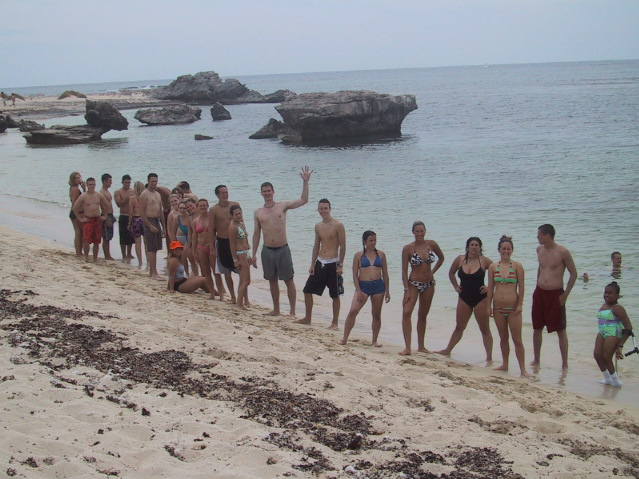
#> input picture datasets/testing_images/crop001842.png, 639 x 479 px, found by its file name
$ jupyter execute --allow-errors SlideUtil.ipynb   (shell and % lines are left out)   (Python 2 division)
#> lines starting #> are read from the running program, lines starting #| are printed output that depends on the picture
[cell 1]
%pylab inline
import sys, os
sys.path.append('../bin')
os.environ['PATH'] += (';../3rd-party/opencv/x64/vc12/bin')
os.environ['PATH'] += (';../packages/boost_serialization-vc120.1.55.0.16/lib/native/address-model-64/lib')
import cv2
import pickle
import pprint
import inspect
import object_recognition_toolkit as ort
import skimage.data, skimage.feature

[cell 2]
im = cv2.imread(r"..\datasets\testing_images\crop001842.png")
#> im is the input picture: shape (479, 639, 3); mean B, G, R 144.7, 143, 143.7
im = cv2.cvtColor(im, cv2.COLOR_BGR2RGB)
imshow(im)

[cell 3]
gray_im = cv2.cvtColor(im, cv2.COLOR_RGB2GRAY)
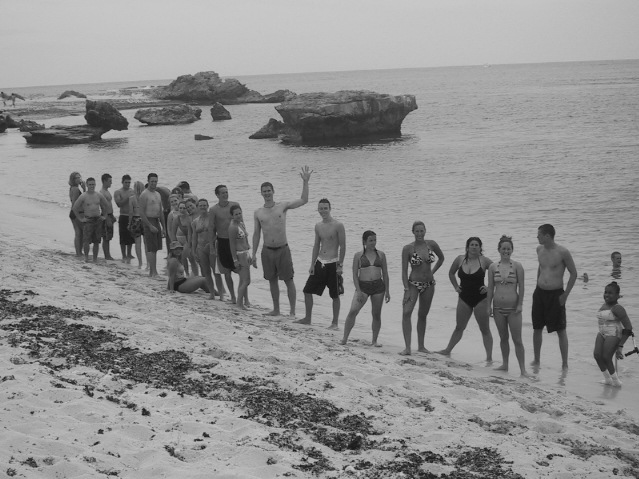
#> gray_im: shape (479, 639); min 14, max 207, mean 143.4
#> (reads vs_proj/object-recognition-app/detectors/people_detector.dat from the repository)
imshow(gray_im, cmap='gray')
